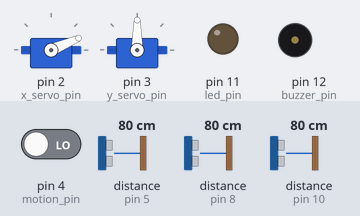
Bench run of a sketch on a simulated Arduino Uno, built with avr-gcc and run on an emulated ATmega328P. On the bench: 2 × servo, output pins drawn as LEDs (lit = HIGH), buzzer (waves = sounding). Wiring (inferred from the names in the program): ultrasonic range finder: trigger pin 6; echo pin 5. Dashed ring = blinking. The inputs (shaded band) are chosen by the test bench; at power-on: pin 4 (motion_pin) LOW, distance to the obstacle (sensors on pin 5, pin 8, pin 10) 80 cm. The echo pulse lasts 58.3 µs per cm; pins used as bus, display or sensor lines are not drawn; what the sketch prints to the serial monitor is not drawn.

Above: at 1.2 s.
1.3 s: pin 4 (motion_pin) driven HIGH
At 1.8 s:
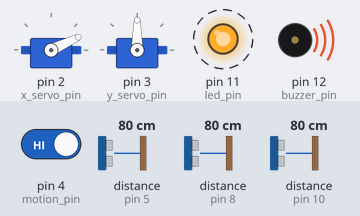
4.3 s: distance to the obstacle (sensor on pin 5) set to 70 cm
At 7.6 s:
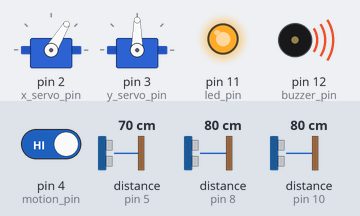
10.3 s: distance to the obstacle (sensor on pin 8) set to 2 cm
At 10.86 s:
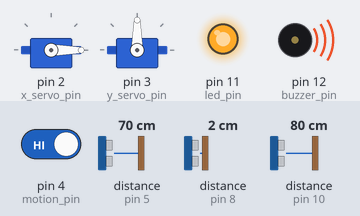
Timing chart, 0 to 19.3 s (numbered marks = the images above; inputs shaded):
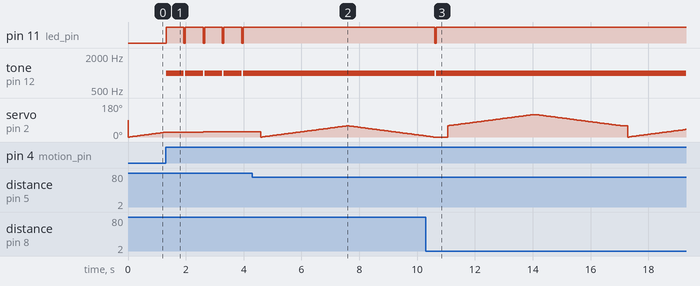

The sketch:

Security_Box.ino
```cpp
#include <Servo.h>

Servo x_servo;
Servo y_servo;

/* Pins */
const int x_servo_pin = 2;
const int y_servo_pin = 3;
const int motion_pin = 4;
const int wifi_alert_pin = 0;
const int buzzer_pin = 12;
const int led_pin = 11;

const unsigned int MAX_DIST = 400;

//echo, trig
int sensorL[2] = {10, 9};
int sensorM[2] = {8, 9};
int sensorR[2] = {5, 6};

int pos = 0;

int initial[3] = {0, 0, 0};

const int pos_constraints[4][2] = {{120, 179}, {60, 119}, {0, 59}, {0,180}};

void SweepX(int lower, int upper){
  x_servo.write(lower);

  for(pos = lower; pos <= upper; pos++){
    x_servo.write(pos);
    delay(50);
  }
  for(pos = upper; pos >= lower; pos -= 1){
    x_servo.write(pos);
    delay(50);
  }
}

bool MotionDetect(){
  int mValue = digitalRead(motion_pin);
  if(mValue == HIGH){
    return true;
  }
  else{
    return false;
  }
}

void Alert(){
  Serial.println("ALERT");

  digitalWrite(led_pin, HIGH);
  tone(buzzer_pin, 1000);
  digitalWrite(wifi_alert_pin, HIGH);
}

void DisableAlert(){
  Serial.println("Disabled Alert");
  digitalWrite(wifi_alert_pin, LOW);
  digitalWrite(led_pin, LOW);
  tone(buzzer_pin, 0);
}

int GetDistance(int echoPin, int trigPin){

  long duration, distance;

  digitalWrite(trigPin, HIGH);
  delayMicroseconds(10);

  digitalWrite(trigPin, LOW);
  duration = pulseIn(echoPin, HIGH);

  distance = duration/ 58.2;

  if (distance >= MAX_DIST){
    Serial.println("MAX DISTANCE REACHED");
  }
  return (int) distance;
}

void setup() {

  pinMode(buzzer_pin, OUTPUT);
  pinMode(led_pin, OUTPUT);
  pinMode(wifi_alert_pin, OUTPUT);
  pinMode(motion_pin, INPUT);

  x_servo.attach(x_servo_pin);
  y_servo.attach(y_servo_pin);

  Serial.begin(9600);

  Serial.println("Setting Distance Sensor Pinmodes...");

  pinMode(sensorL[1], OUTPUT);
  digitalWrite(sensorL[1], LOW);
  pinMode(sensorM[1], OUTPUT);
  digitalWrite(sensorM[1], LOW);
  pinMode(sensorR[1], OUTPUT);
  digitalWrite(sensorR[1], LOW);

  Serial.println("Setting initial distances");
  // set initial startup distances

  initial[0] = GetDistance(sensorL[0], sensorL[1]);
  Serial.println(initial[0]);

  initial[1] = GetDistance(sensorM[0], sensorM[1]);
  Serial.println(initial[1]);

  initial[2] = GetDistance(sensorR[0], sensorR[1]);
  Serial.println(initial[1]);

}

void loop() {
  // put your main code here, to run repeatedly
  for(pos; pos <= 180; pos++){
    Detection();
    x_servo.write(pos);
    delay(50);
  }

  for(pos; pos >= 0; pos--){
    Detection();
    x_servo.write(pos);
    delay(50);
  }
}

void Detection(){
  if(MotionDetect()){
    Alert();
    for (int x = 0; x < 3; x++){
      delay(200);

      int new_dist = 0;

      if(x == 0){
        new_dist = GetDistance(sensorL[0], sensorL[1]);
      }
      else if(x == 1){
        new_dist = GetDistance(sensorM[0], sensorM[1]);
      }
      else if(x == 2){
        new_dist = GetDistance(sensorR[0], sensorR[1]);
      }

      int dist_difference = initial[x] - new_dist;

      if(dist_difference > 5){
        SweepX(pos_constraints[x][0], pos_constraints[x][1]);
      }

      Serial.print(new_dist);
      Serial.print(", ");
    }

    DisableAlert();
    Serial.println();
  }
}
```

Measured:
- the behaviour switches between 75 and 74 cm on distance to the obstacle (sensor on pin 5) (found by bisection; images 1 and 2)
- after the input at 1.3 s, pin 11 (led_pin): alternates HIGH for 0.62 s and LOW for 0.05 s, starting at once; tone on pin 12 (buzzer_pin): alternates 1000 Hz for 0.62 s and silent for 0.05 s, starting at once
- after the input at 4.3 s, pin 11 (led_pin): stops changing and stays HIGH; tone on pin 12 (buzzer_pin): stops changing and stays 1000 Hz
- after the input at 10.3 s, pin 11 (led_pin): goes on until 10.7 s, then stays HIGH; tone on pin 12 (buzzer_pin): goes on until 10.7 s, then stays 1000 Hz
